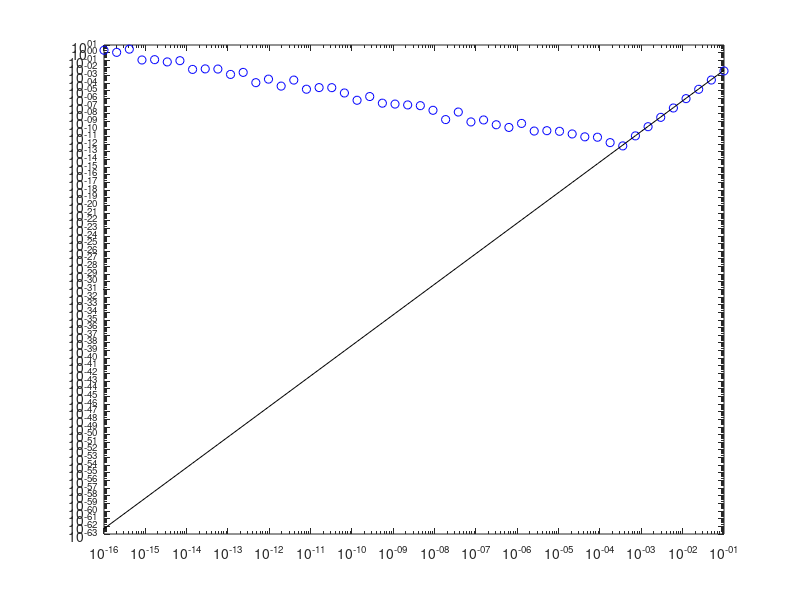

Here is the MATLAB script that generated this plot:
clear all; close all; clc;
hseries = logspace(-16,-1);
x0 = pi/4;
func = @(x)exp(x)./(cos(x).^3+sin(x).^3);
dfunc = @(x)(exp(x).*(cos(x).^3+sin(x).^3)-exp(x).*(-3*cos(x).^2.*sin(x)+3*sin(x).^2.*cos(x)))./(cos(x).^3+sin(x).^3).^2;
numdif = (func(x0-2*hseries)-8*func(x0-hseries)+8*func(x0+hseries)-func(x0+2*hseries))./(12*hseries);
realdif = dfunc(x0);
err = abs(numdif-realdif);
loglog(hseries, err, 'bo');
hold on;
loglog(hseries, 50*hseries.^4, 'k-');
[min_err, min_i] = min(err);
min_h = hseries(min_i)
min_err